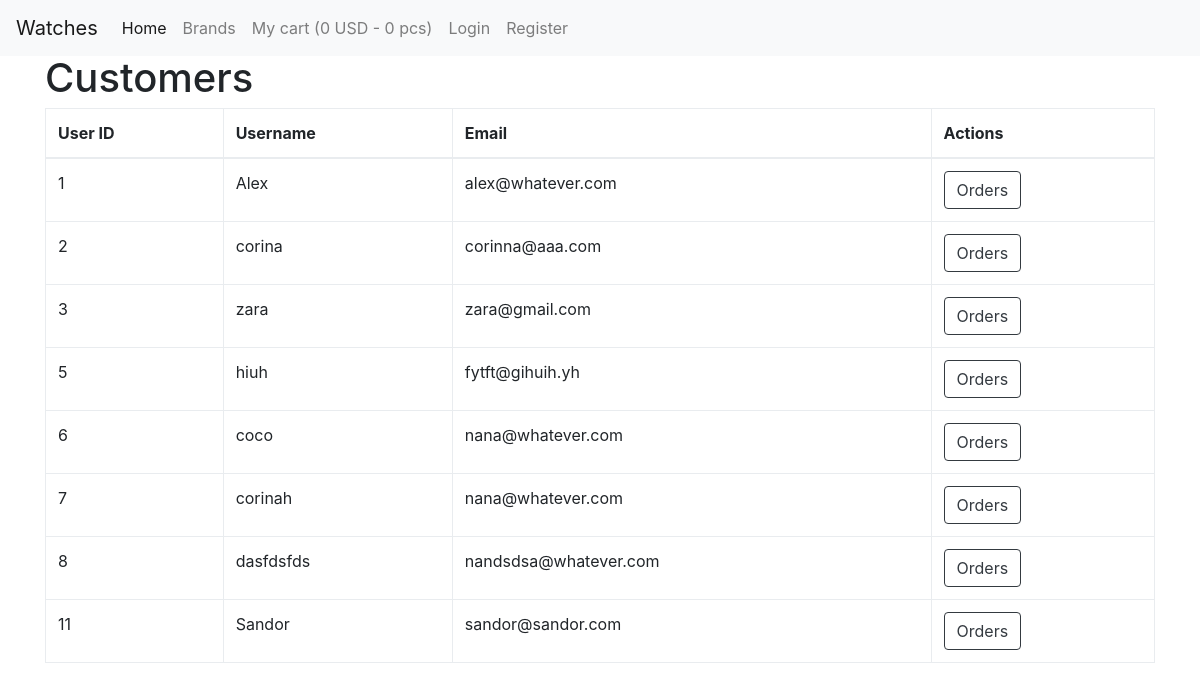
The page /users.php on the database its author committed.
### tables this page shows
CREATE TABLE `users` (
  `id` int(11) NOT NULL,
  `username` varchar(100) NOT NULL,
  `email` varchar(100) NOT NULL,
  `password` varchar(100) NOT NULL,
  `city` varchar(100) NOT NULL,
  `role` varchar(50) NOT NULL
);

### classes/Database.class.php (called while the page is built, shortened)
<?php
class Database
{
    protected $dbserver = "localhost";
    protected $dbusername = "root";
    protected $dbpassword = "";
    protected $dbname = "curs";
    public function connect()
    {
        try {
            $this->conn = new PDO(
                                "mysql:host=" . $this->dbserver . ";
                                dbname=" . $this->dbname,
                                $this->dbusername,
                                $this->dbpassword);
        } catch (PDOException $e) {
            echo $e->getMessage();
        }
    }
}

### classes/User.class.php (called while the page is built, shortened)
<?php
class User extends Database
{
    public function getAll()
    {
        $sql = "SELECT * FROM users";
        $stmt = $this->conn->prepare($sql);
        $stmt->execute();
        return $stmt->fetchAll();
    }
}

### users.php (the view)
<?php
include "header.php";
$user = new User();
$users = $user->getAll();
?>
<h1>Customers</h1>
<table class="table table-hover table-bordered">
    <thead>
        <tr>
            <th>User ID</th>
            <th>Username</th>
            <th>Email</th>
            <th>Actions</th>
        </tr>
    </thead>
    <tbody>
        <?php foreach($users as $user) : ?>
            <tr>
                <td>
                    <?= $user["id"] ?>
                </td>
                <td>
                    <?= $user["username"] ?>
                </td>
                <td>
                    <?= $user["email"] ?>
                </td>
                <td>
                    <a href="order_list.php?userId=<?= $user["id"] ?>"
                        class="btn btn-outline-dark">Orders</a>
                </td>
            </tr>
        <?php endforeach ?>
    </tbody>
</table>
<?php include "footer.php" ?>

### rows shown on the page
users: id "1", username "Alex", email "alex@whatever.com"
users: id "2", username "corina", email "corinna@aaa.com"
users: id "3", username "zara", email "zara@gmail.com"
users: id "5", username "hiuh", email "fytft@gihuih.yh"
users: id "6", username "coco", email "nana@whatever.com"
users: id "7", username "corinah", email "nana@whatever.com"
users: id "8", username "dasfdsfds", email "nandsdsa@whatever.com"
users: id "11", username "Sandor", email "sandor@sandor.com"

### other values the page prints
$cart->calculateTotal() "0"
$cart->countProducts() "0"
